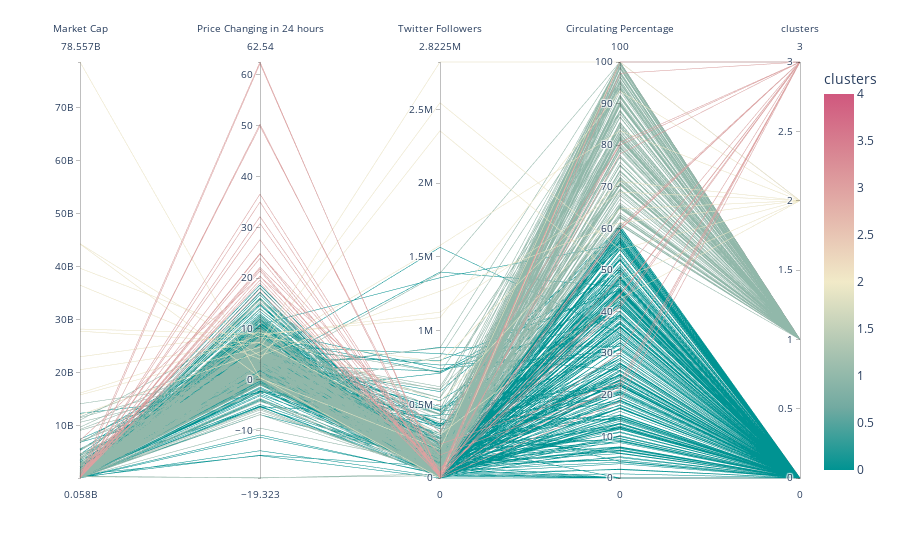

Notebook code for this chart:
### Code cell
import plotly.express as px
df = px.data.iris()
fig = px.parallel_coordinates(a, color="clusters", labels={"market_cap": "Market Cap",
                "price_change_percentage_24h": "Price Changing in 24 hours", "twitter_followers": "Twitter Followers",
                "circ_perc": "Circulating Percentage"},
                             color_continuous_scale=px.colors.diverging.Tealrose,
                             color_continuous_midpoint=2)
fig.show()

### Figure 1 — Plotly figure (JSON) as saved in the notebook; plotly's stock layout.template omitted (floating-point values rounded to 4 significant figures; data arrays with more than 128 entries replaced by an {"elided": "..."} marker saying what was removed)
{"data": [{"dimensions": [{"label": "Market Cap", "values": {"elided": "580 int values"}}, {"label": "Price Changing in 24 hours", "values": {"elided": "580 float values"}}, {"label": "Twitter Followers", "values": {"elided": "580 int values"}}, {"label": "Circulating Percentage", "values": {"elided": "580 float values"}}, {"label": "clusters", "values": {"elided": "580 int values"}}], "domain": {"x": [0, 1], "y": [0, 1]}, "line": {"color": {"elided": "580 int values"}, "coloraxis": "coloraxis"}, "name": "", "type": "parcoords"}], "layout": {"autosize": true, "coloraxis": {"cmid": 2, "colorbar": {"title": {"text": "clusters"}}, "colorscale": [[0, "rgb(0, 147, 146)"], [0.1667, "rgb(114, 170, 161)"], [0.3333, "rgb(177, 199, 179)"], [0.5, "rgb(241, 234, 200)"], [0.6667, "rgb(229, 185, 173)"], [0.8333, "rgb(217, 137, 148)"], [1, "rgb(208, 88, 126)"]]}, "legend": {"tracegroupgap": 0}, "margin": {"t": 60}}}
